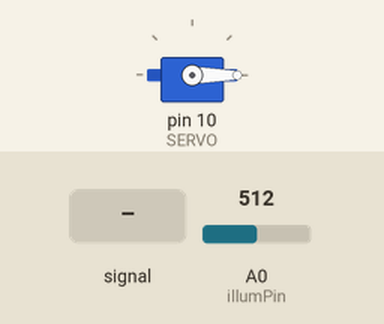
Bench run of a sketch on a simulated Arduino Uno, built with avr-gcc and run on an emulated ATmega328P. Parts: servo. The inputs (shaded band) are chosen by the test bench; at power-on: A0 (illumPin) = 512. What the sketch prints to the serial monitor is not drawn.

Above: at 2.2 s.
2.3 s: A0 (illumPin) fed a 200 Hz sine of ±460 counts around its level
At 5.2 s:
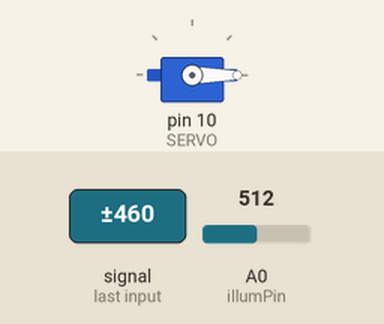
5.3 s: A0 (illumPin) set to 716
At 5.8 s:
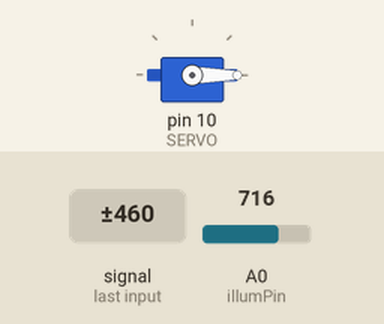
6.8 s: A0 (illumPin) set to 73
8.3 s: A0 (illumPin) set to 61
At 11.2 s:
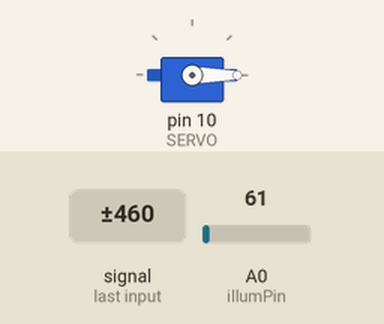
11.3 s: A0 (illumPin) set to 79
At 12.2 s:
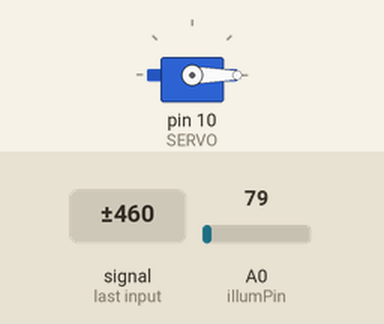
Timing chart, 0 to 13.8 s (numbered marks = the images above; inputs shaded):
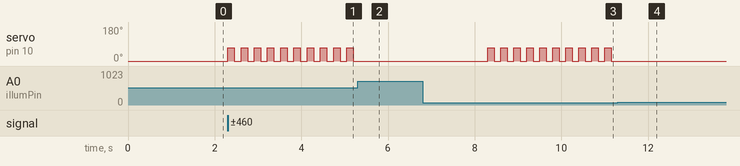

The sketch:

chromeGameCode.ino
```cpp
#include <Servo.h>

const int illumPin = A0;
const int SERVO = 10;
Servo servo;

void setup() {
  Serial.begin(115200);
  Serial.println("SETUP");

  servo.attach(SERVO);
  servo.write(0);
  delay(1000);
}

void loop() {
  int illumValue = analogRead(illumPin);
  Serial.println(illumValue);

  if(illumValue < 69){
    servo.write(70);
    delay(150);
    servo.write(0);
    delay(150);
  }
}
```

Measured:
- the behaviour switches between 69 and 68 on A0 (illumPin) (found by bisection; images 2 and 3)
- after the input at 2.3 s, servo on pin 10 (SERVO): alternates 70° for 0.15 s and 0° for 0.15 s, starting at once
- after the input at 5.3 s, servo on pin 10 (SERVO): stops changing and stays 0°
- after the input at 8.3 s, servo on pin 10 (SERVO): alternates 70° for 0.15 s and 0° for 0.15 s, starting at once
- after the input at 11.3 s, servo on pin 10 (SERVO): stops changing and stays 0°
